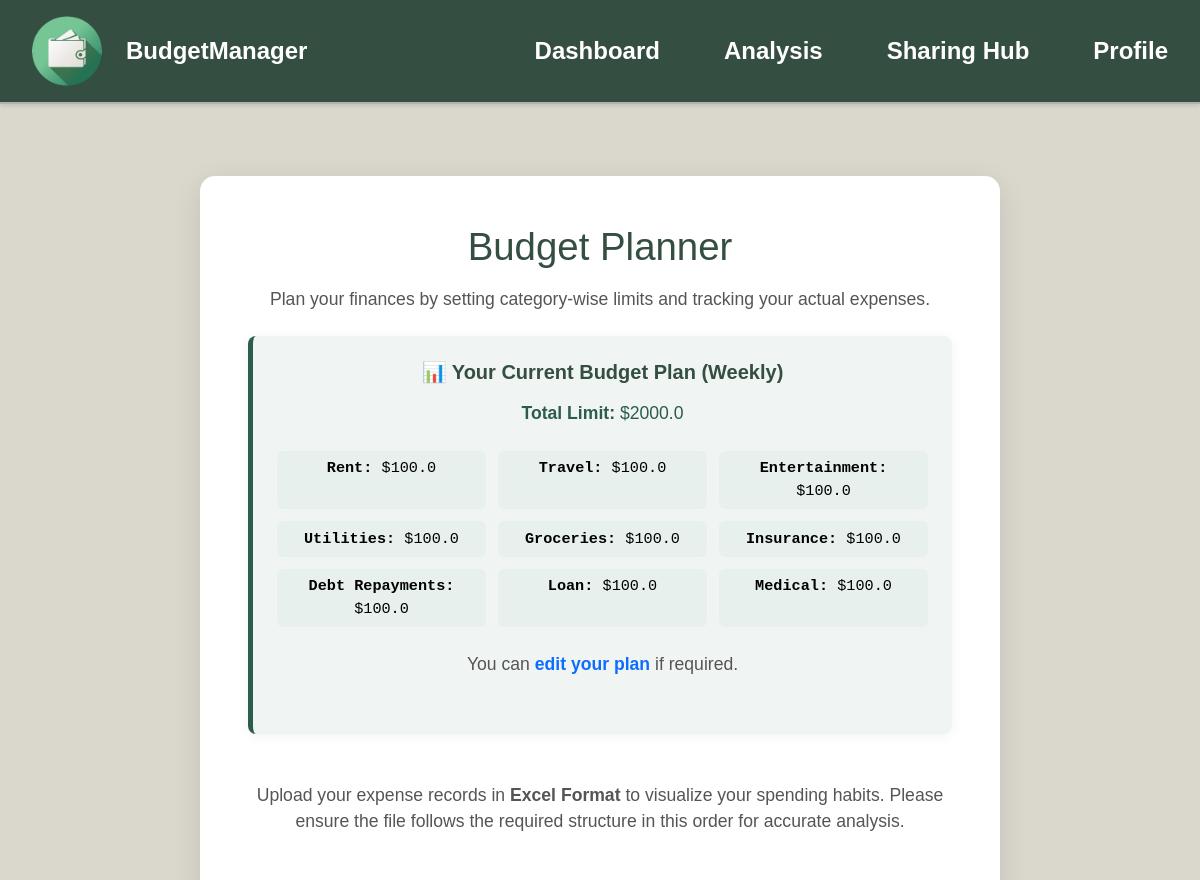
/budget-planner (signed in, upper part), run on an earlier commit of the app's database.
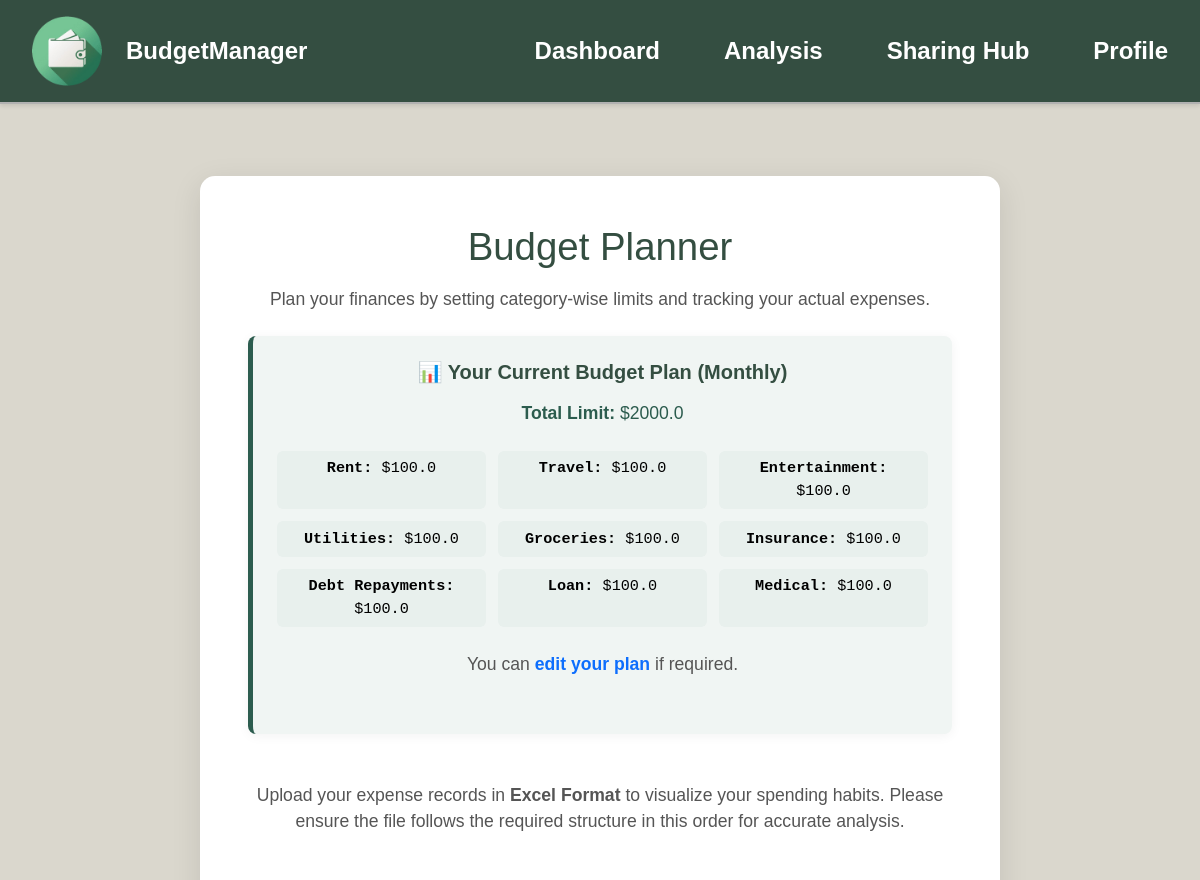
And on a later commit of the database.
### models/budgetPlan.py (models this page shows)
class BudgetPlan(db.Model):
    __tablename__ = 'budget_plans'
    id = db.Column(db.Integer, primary_key=True)
    user_id = db.Column(db.Integer, db.ForeignKey('users.id'), nullable=False)
    frequency = db.Column(db.String(20), nullable=False)
    total_limit = db.Column(db.Float, nullable=False)
    category_limits = db.Column(db.JSON, nullable=False)
    timestamp = db.Column(db.DateTime, default=datetime.utcnow)

### app.py (the view, shortened to what this page needs)
@app.route('/budget-planner', methods=['GET', 'POST'])
@login_required_custom
def budget_planner():
    user_id = session.get('user_id')
    budget = BudgetPlan.query.filter_by(user_id=user_id).first()
    has_budget = bool(budget)
    return render_template('budget_planner.html', categories=CATEGORIES, has_budget=has_budget, budget=budget)

### app.py (called while the page is built)
def login_required_custom(f):
    @wraps(f)
    def decorated_function(*args, **kwargs):
        if 'user_id' not in session:
            flash('please login first', 'warning')
            return redirect(url_for('login'))
        return f(*args, **kwargs)
    return decorated_function

### templates/budget_planner.html (shortened to what this page needs)
{% extends "layout_user.html" %}
{% block styles %}
<link href="https://cdn.jsdelivr.net/npm/bootstrap@5.3.5/dist/css/bootstrap.min.css" rel="stylesheet">
<link rel="stylesheet" href="{{ url_for('static', filename='css/style.css') }}">
<link rel="stylesheet" href="{{ url_for('static', filename='css/analysis.css') }}">
<link rel="stylesheet" href="{{ url_for('static', filename='css/analysis_tools.css') }}">
{% endblock %}
{% block body_tag_attrs %}{% endblock %}
{% block content %}
<div class="main-content-with-navbar pt-6">
    <section class="expense-tracker-section">
        <div class="expense-tracker-box">
            <h2>Budget Planner</h2>
            <p class="mt-3 mb-4">
                Plan your finances by setting category-wise limits and tracking your actual expenses.
            </p>
            {% if has_budget %}
            <div class="current-budget-box mb-4">
                <h5 class="current-budget-title">📊 Your Current Budget Plan ({{ budget.frequency|capitalize }})</h5>
                <div class="budget-summary-grid mt-3">
                    <div class="summary-total">
                        <strong>Total Limit:</strong> ${{ budget.total_limit }}
                    </div>
                    <div class="summary-categories">
                        <ul class="budget-category-list">
                            {% for cat, value in budget.category_limits.items() %}
                            <li><strong>{{ cat }}:</strong> ${{ value }}</li>
                            {% endfor %}
                        </ul>
                    </div>
                </div>
                <p class="mt-4">
                    You can <a href="{{ url_for('edit_budget_plan') }}" class="link-primary fw-bold">edit your plan</a> if required.
                </p>
            </div>
            <p class="mt-5 mb-5">
                Upload your expense records in <strong>Excel Format</strong> to visualize your spending habits.
                Please ensure the file follows the required structure in this order for accurate analysis.
            </p>
            {% endif %}
        </div>
    </section>
</div>
{% endblock %}

### templates/layout_user.html (shortened to what this page needs)
<!DOCTYPE html>
<html>
    <head>
        {% block styles %}{% endblock %}
    </head>
    <body data-scroll-target-id="{{ scroll_target_id | default('') }}" {% block body_tag_attrs %}{% endblock %}>
        <nav class="navbar">
            <div class="brand-section">
                <a href="{{ url_for('dashboard') }}" class="brand-link">
                    <img src="{{ url_for('static', filename='media/images/logo.png') }}" alt="budgetmanager" class="logo">
                    <span class="brand-name">BudgetManager</span>
                </a>
            </div>
            <ul>
                <li><a href="{{ url_for('dashboard') }}" class="{{ 'active' if request.endpoint == 'dashboard' }}">Dashboard</a></li>
                <li><a href="{{ url_for('analysis') }}" class="{{ 'active' if request.endpoint == 'analysis' }}">Analysis</a></li>
                <li><a href="{{ url_for('share') }}" class="{{ 'active' if request.endpoint == 'share' }}">Sharing Hub</a></li>
                <li><a href="{{ url_for('profile') }}" class="{{ 'active' if request.endpoint == 'profile' }}">Profile</a></li>
            </ul>
        </nav>
        <main class="main-content">
            {% block content %}
            {% endblock %}
        </main>
    </body>
</html>

### static/css/style.css (style rules this page uses)
body, h1, ul, li, a { margin: 0; padding: 0; list-style: none; text-decoration: none; color: inherit; }
body { font-family: 'Arial', sans-serif; background-color: #DAD7CD; color: #000; display: flex; flex-direction: column; }
body, html { scroll-behavior: smooth; height: 100%; }
main.main-content { flex: 1; }
.navbar { display: flex; justify-content: space-between; position: fixed; width: 100%; align-items: center; background-color: #344E41; padding: 1rem 2rem; box-shadow: 0 2px 4px rgba(0, 0, 0, 0.1); border-bottom: 2px solid #b1b1b1; z-index: 1000; }
.navbar .logo { height: 70px; width: auto; }
.navbar ul { display: flex; gap: 4rem; }
.navbar a { font-size: 1.5rem; color: #fff; font-weight: bold; transition: color 0.3s; }
.brand-section { display: flex; align-items: center; }
.brand-link { display: flex; align-items: center; text-decoration: none; gap: 1rem; }
.brand-name { font-size: 1.5rem; font-weight: bold; color: #ffffff; margin-left: 0.5rem; }

### static/css/analysis.css (style rules this page uses)
.main-content-with-navbar { margin-top: 7rem; margin-bottom: 7rem; }

### static/css/analysis_tools.css (style rules this page uses)
.expense-tracker-section { background-color: #DAD7CD; padding: 4rem 1rem; display: flex; justify-content: center; }
.expense-tracker-box { background: #fff; padding: 3rem; border-radius: 15px; box-shadow: 0 8px 30px rgba(0, 0, 0, 0.1); max-width: 800px; width: 100%; text-align: center; }
.expense-tracker-box h2 { font-size: 2.4rem; color: #344E41; margin-bottom: 0.5rem; }
.expense-tracker-box p { font-size: 1.1rem; margin-bottom: 2rem; color: #555; }
.current-budget-box { background-color: #f0f5f3; padding: 1.5rem; border-radius: 8px; border-left: 5px solid #2c5c4e; box-shadow: 0 2px 12px rgba(0, 0, 0, 0.05); }
.current-budget-title { color: #344E41; font-weight: 600; }
.budget-summary-grid { display: flex; flex-direction: column; gap: 1rem; }
.summary-total { font-size: 1.1rem; color: #2c5c4e; }
.budget-category-list { display: grid; grid-template-columns: repeat(3, 1fr); gap: 0.75rem; padding-left: 0; list-style: none; margin-top: 0.5rem; }
.budget-category-list li { background-color: #e8f0ed; padding: 0.4rem 0.8rem; border-radius: 6px; font-family: monospace; font-size: 0.95rem; }

What changed in the data, as far as the page shows it:
changed BudgetPlan: frequency "Weekly" → "Monthly"
